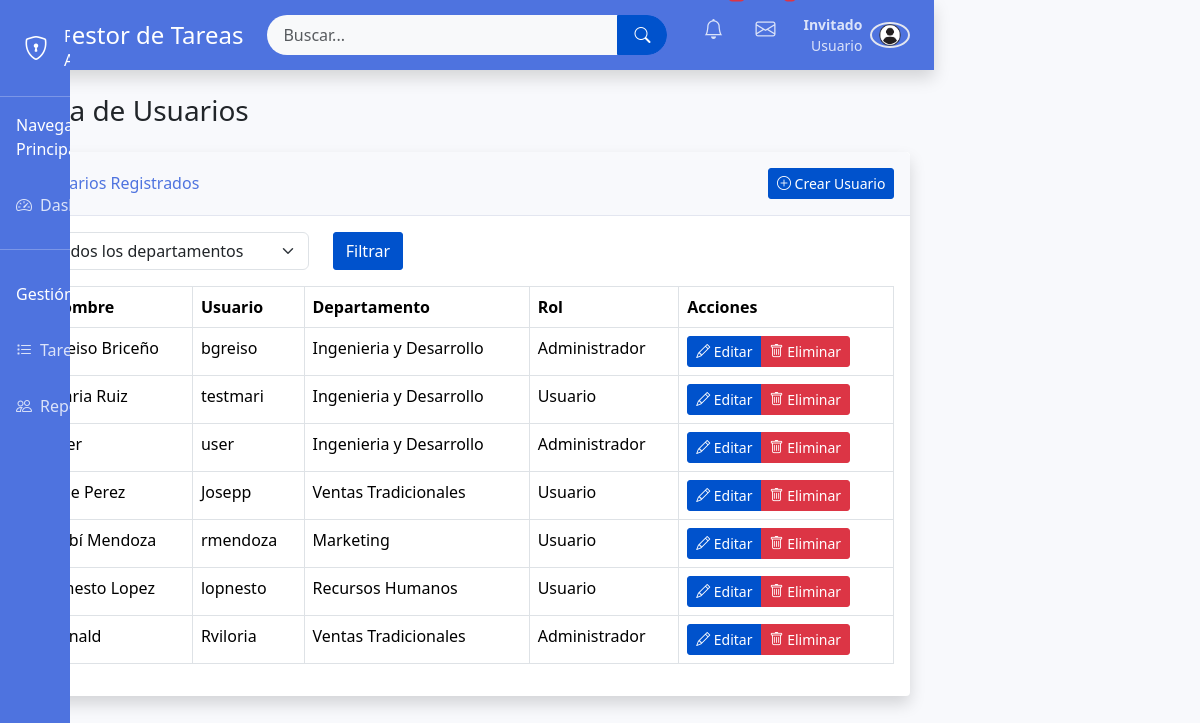
/listar.php, run on an earlier commit of the app's database.
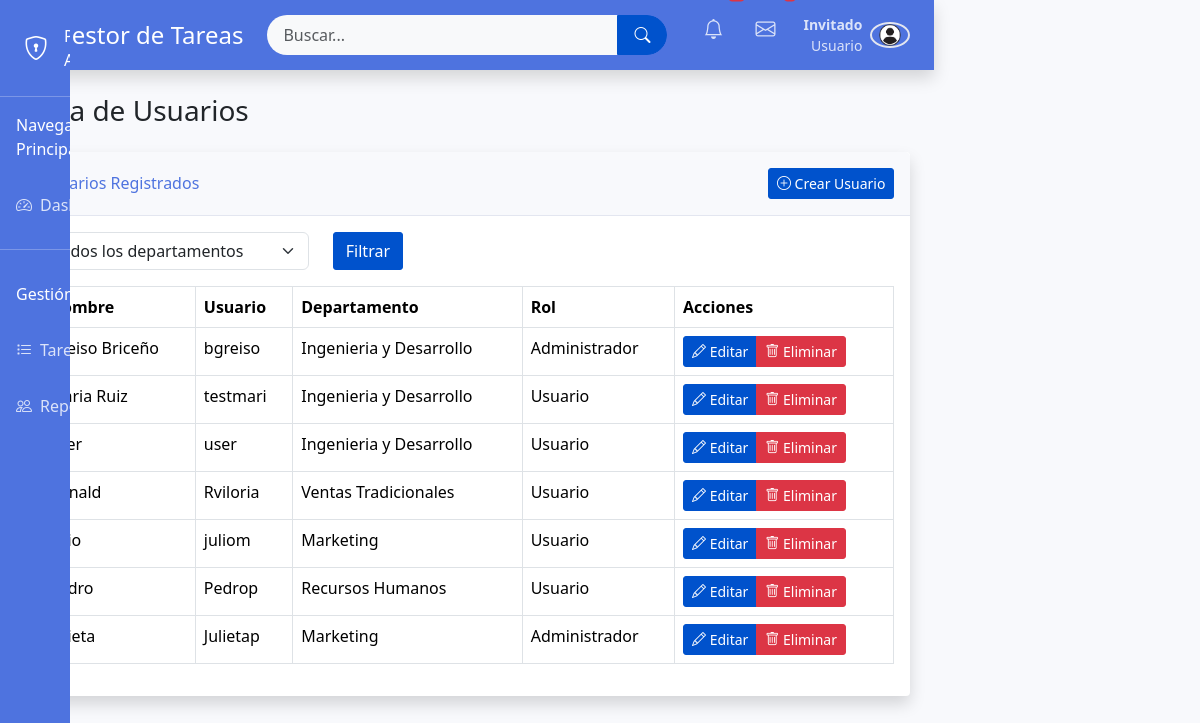
And on a later commit of the database.
### tables this page shows
CREATE TABLE `usuarios` (
  `id_usuario` int(11) NOT NULL,
  `nombre` varchar(100) NOT NULL,
  `usuario` varchar(50) NOT NULL,
  `contraseña` varchar(255) NOT NULL,
  `email` varchar(255) NOT NULL,
  `telefono` int(11) NOT NULL,
  `id_departamento` int(11) DEFAULT NULL,
  `id_cargo` int(11) DEFAULT NULL,
  `id_rol` int(11) DEFAULT NULL,
  `fecha_registro` datetime DEFAULT CURRENT_TIMESTAMP
);

CREATE TABLE `departamentos` (
  `id_departamento` int(11) NOT NULL,
  `nombre` varchar(100) NOT NULL
);

CREATE TABLE `roles` (
  `id_rol` int(11) NOT NULL,
  `nombre` varchar(50) NOT NULL
);

### listar.php (the view, shortened to what this page needs)
<?php
require_once 'config.php';
include 'header.php';
$query = "SELECT u.*, d.nombre as departamento, r.nombre as rol
          FROM usuarios u
          LEFT JOIN departamentos d ON u.id_departamento = d.id_departamento
          LEFT JOIN roles r ON u.id_rol = r.id_rol
          WHERE 1=1";
$stmt = $conexion->prepare($query);
$stmt->execute();
$tareas = $stmt->get_result()->fetch_all(MYSQLI_ASSOC);
?>
<div class="container-fluid">
    <h1 class="h3 mb-4 text-gray-800">Lista de Usuarios</h1>
    <div class="card shadow mb-4">
        <div class="card-header py-3 d-flex flex-row align-items-center justify-content-between">
            <h6 class="m-0 font-weight-bold text-primary">Usuarios Registrados</h6>
            <a href="crear.php" class="btn btn-primary btn-sm">
                <i class="bi bi-plus-circle"></i> Crear Usuario
            </a>
        </div>
        <div class="card-body">
            <form method="get" class="mb-3">
                <div class="row">
                    <div class="col-md-4">
                        <select name="departamento" class="form-select">
                            <option value="">Todos los departamentos</option>
                        </select>
                    </div>
                    <div class="col-md-2">
                        <button type="submit" class="btn btn-primary">Filtrar</button>
                    </div>
                </div>
            </form>
            <div class="table-responsive">
                <table class="table table-bordered" id="dataTable" width="100%" cellspacing="0">
                    <thead>
                        <tr>
                            <th>Nombre</th>
                            <th>Usuario</th>
                            <th>Departamento</th>
                            <th>Rol</th>
                            <th>Acciones</th>
                        </tr>
                    </thead>
                    <tbody>
                        <?php foreach ($tareas as $usuario): ?>
                            <tr>
                                <td><?= htmlspecialchars($usuario['nombre']) ?></td>
                                <td><?= htmlspecialchars($usuario['usuario']) ?></td>
                                <td><?= htmlspecialchars($usuario['departamento']) ?></td>
                                <td><?= htmlspecialchars($usuario['rol']) ?></td>
                                <td>
                                    <div class="btn-group" role="group" aria-label="Acciones usuario">
                                        <button type="button" class="btn btn-primary btn-sm" data-bs-toggle="modal" data-bs-target="#editarUsuarioModal"
                                            data-id="<?= $usuario['id_usuario'] ?>"
                                            data-nombre="<?= htmlspecialchars($usuario['nombre']) ?>"
                                            data-usuario="<?= htmlspecialchars($usuario['usuario']) ?>"
                                            data-departamento="<?= $usuario['id_departamento'] ?>"
                                            data-rol="<?= $usuario['id_rol'] ?>">
                                            <i class="bi bi-pencil"></i> Editar
                                        </button>
                                        <button type="button" class="btn btn-danger btn-sm" data-bs-toggle="modal" data-bs-target="#eliminarUsuarioModal"
                                            data-id="<?= $usuario['id_usuario'] ?>"
                                            data-nombre="<?= htmlspecialchars($usuario['nombre']) ?>">
                                            <i class="bi bi-trash"></i> Eliminar
                                        </button>
                                    </div>
                                </td>
                            </tr>
                        <?php endforeach; ?>
                    </tbody>
                </table>
            </div>
        </div>
    </div>
</div>
<?php include 'footer.php'; ?>

What changed in the data, as far as the page shows it:
removed usuarios: nombre "Jose Perez", usuario "Josepp", id_departamento.nombre "Ventas Tradicionales", id_rol.nombre "Usuario"
removed usuarios: nombre "Rubí Mendoza", usuario "rmendoza", id_departamento.nombre "Marketing", id_rol.nombre "Usuario"
removed usuarios: nombre "Ernesto Lopez", usuario "lopnesto", id_departamento.nombre "Recursos Humanos", id_rol.nombre "Usuario"
changed usuarios "user": id_rol.nombre "Administrador" → "Usuario"
changed usuarios "Ronald": id_rol.nombre "Administrador" → "Usuario"
added usuarios: usuario "juliom", id_departamento.nombre "Marketing", id_rol.nombre "Usuario"
added usuarios: nombre "Pedro", usuario "Pedrop", id_departamento.nombre "Recursos Humanos", id_rol.nombre "Usuario"
added usuarios: nombre "Julieta", usuario "Julietap", id_departamento.nombre "Marketing", id_rol.nombre "Administrador"
